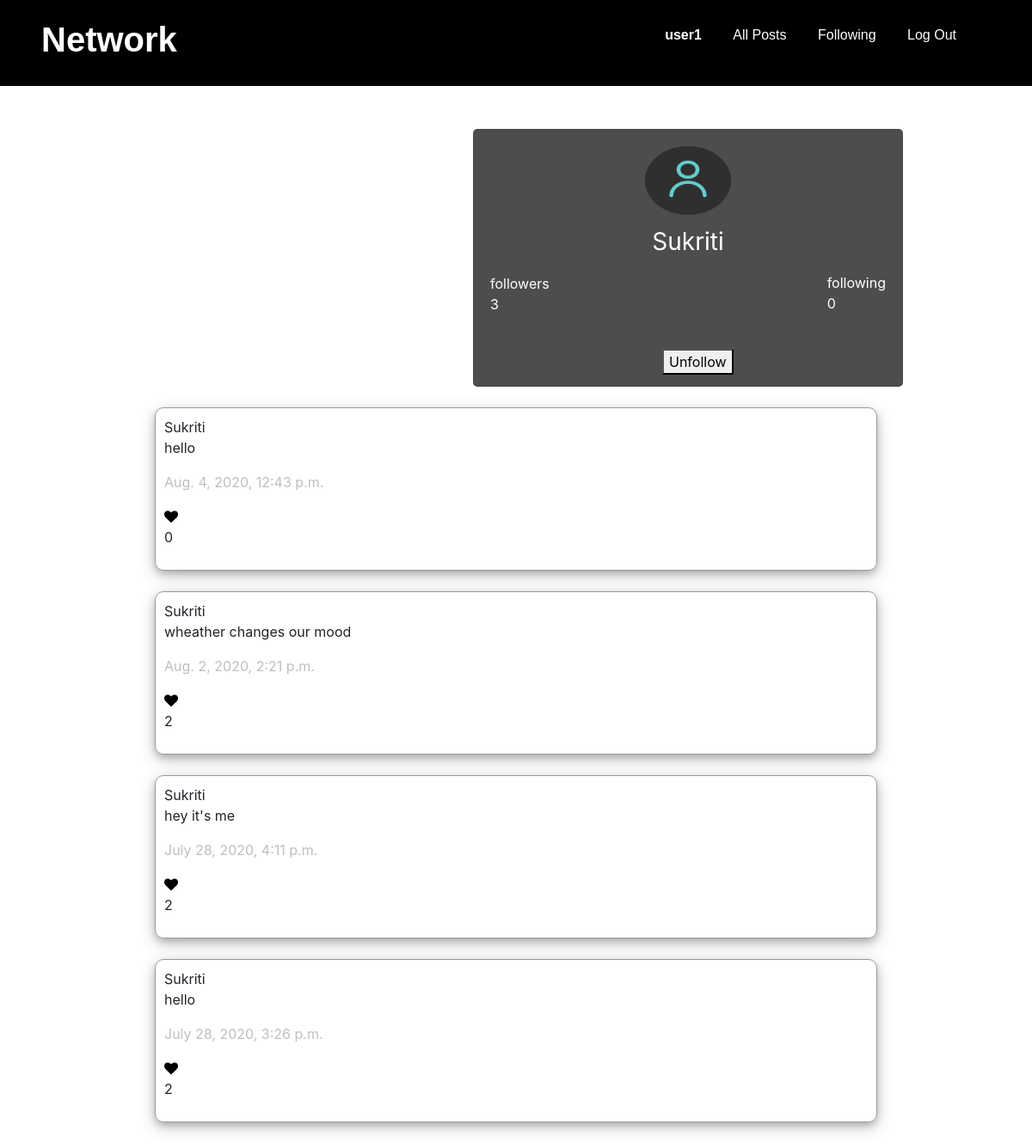
The page /profile/Sukriti (signed in) on the database its author committed.
### network/models.py (models this page shows)
class User(AbstractUser):
    pass

class Post(models.Model):
	user=models.ForeignKey(User,on_delete=models.CASCADE,related_name="my_posts",default="")
	post=models.CharField(max_length=1000)
	date_time=models.DateTimeField(auto_now_add=True)

### network/views.py (the view)
# urls.py: path("profile/<str:username>",views.profile,name="profile"),
def profile(request,username):
    current=User.objects.get(username=username)
    user_post=Post.objects.filter(user=current)
    user_post=user_post.order_by("-date_time").all()
    check=Followers.objects.filter(person=current).filter(follower=request.user).count()
    follower_count=Followers.objects.filter(person=current).count()
    following_count=Followers.objects.filter(follower=current).count()
    return render(request,"network/profile.html",{
        "current":current,"user_post":user_post,"check":check,"follower_count":follower_count,"following_count":following_count
        })

### network/templates/network/profile.html (shortened to what this page needs)
{% extends "network/layout.html" %}
{% load static %}
{% block body %}
 <div class="name_box">
 	<div class="count">
 		<img  src="{% static 'network/login.png' %}" style="border-radius: 20px;height: 100px; width: 100px;margin-left: 200px;padding-top: 20px;">
	 <p style="text-align: center;padding-top: 10px;font-size: 28px;">{{current.username|title}}<p>
	  <div style="margin-left: 20px;"> followers<p class="my_followers" > {{follower_count}}</p></div>
       <div style="float: right; margin-top: -65px;margin-right: 20px;"> following  <p >{{following_count}}</p></div><br>
</div>
 <div class="follow_button">
 	{% if current.username == user.username %}
 	<br>
 	{% else %}
 		{% if check == 0 %}
 	   <button class="follow-btn"  style="margin-left: 220px; " onclick="add_follower()">Follow</button>
 		{% else %}
 		<button  class="follow-btn" style="margin-left: 220px;" onclick="add_follower()">Unfollow</button>
 	 	{% endif %}
 	{% endif %}
 </div>
</div>
 	 {% for p in user_post %}
 	 <div class="post_div" id="{{p.id}}">
 	 	{{current.username|title}}
 	  <p> {{p.post}}</p>
 	     <p style="color: #bfbfbf">{{p.date_time}}</p>
 	  {%  if list.id in lists %}
    <i class="fa fa-heart" aria-hidden="true" onclick="button_change(this)" style="color: red;"></i>
    {% else %}
    <i class="fa fa-heart" aria-hidden="true" onclick="button_change(this)" style="color: black;"></i>
    {% endif %}
    <p>{{p.post_liked.count}}</p>
 	    </div>
 	 {% endfor %}
{% endblock %}

### network/templates/network/layout.html (shortened to what this page needs)
{% load static %}
<!DOCTYPE html>
<html lang="en">
    <head>
        <link rel="stylesheet" href="https://stackpath.bootstrapcdn.com/bootstrap/4.4.1/css/bootstrap.min.css">
        <link href="{% static 'network/styles.css' %}" rel="stylesheet">
        <link rel="stylesheet" href="https://stackpath.bootstrapcdn.com/font-awesome/4.7.0/css/font-awesome.min.css">
    </head>
    <body>
        <div class="head">
            <div class="navbar-heading">
            <h1>Network</h1>
            </div>
            <div class="navbar-links" >
              <ul >
                {% if user.is_authenticated %}
                    <li class="nav-item">
                        <a class="nav-link" href="{% url 'profile' user.username %}"><strong>{{ user.username }}</strong></a>
                    </li>
                {% endif %}
                <li class="nav-item">
                  <a class="nav-link" href="{% url 'index' %}">All Posts</a>
                </li>
                {% if user.is_authenticated %}
                    <li class="nav-item">
                        <a class="nav-link" href="{% url 'following' %}">Following</a>
                    </li>
                    <li class="nav-item">
                        <a class="nav-link" href="{% url 'logout' %}">Log Out</a>
                    </li>
                {% endif %}
              </ul>
            </div>
        </div>
        <div class="body" style="margin-top: 150px;">
            {% block body %}
            {% endblock %}
        </div>
    </body>
</html>

### network/templates/network/profile.html (style rules this page uses)
.post_div { width: 70%; border:1px solid #999; border-radius: 10px; margin:2% auto; box-shadow: 0 4px 8px 0 rgba(0, 0, 0, 0.2), 0 6px 20px 0 rgba(0, 0, 0, 0.19); padding: 10px; }
.name_box { margin-top: 30px; border-radius: 5px; height:300px; width:500px; background-color: #4d4d4d; color: white; margin-left: 550px;; }

### network/templates/network/layout.html (style rules this page uses)
.head { display: flex; width: 100vw; position: fixed; top:0; left:0; height: 100px; background-color: red; justify-content: space-between; align-content: center; align-items: center; padding : 0 6% 0 4%; background-color: black; z-index : 100; color : white; font-family: 'Montserrat', sans-serif; }
.navbar-heading h1 { font-weight : 700; }
.navbar-links { color : white; }
.navbar-links a { display: inline-block; text-decoration: none; color: white; }
.navbar-links li { display: inline-block; border-bottom: 2px solid transparent; transition: 0.5s ease; }

### rows shown on the page
User: username "user1"
User: username "Sukriti"
Post: post "hello", date_time "Aug. 4, 2020, 12:43 p.m.", post_liked.count "0"
Post: post "wheather changes our mood", date_time "Aug. 2, 2020, 2:21 p.m.", post_liked.count "2"
Post: post "hey it's me", date_time "July 28, 2020, 4:11 p.m.", post_liked.count "2"
Post: post "hello", date_time "July 28, 2020, 3:26 p.m.", post_liked.count "2"

### other values the page prints
{{ follower_count }} "3"
{{ following_count }} "0"
